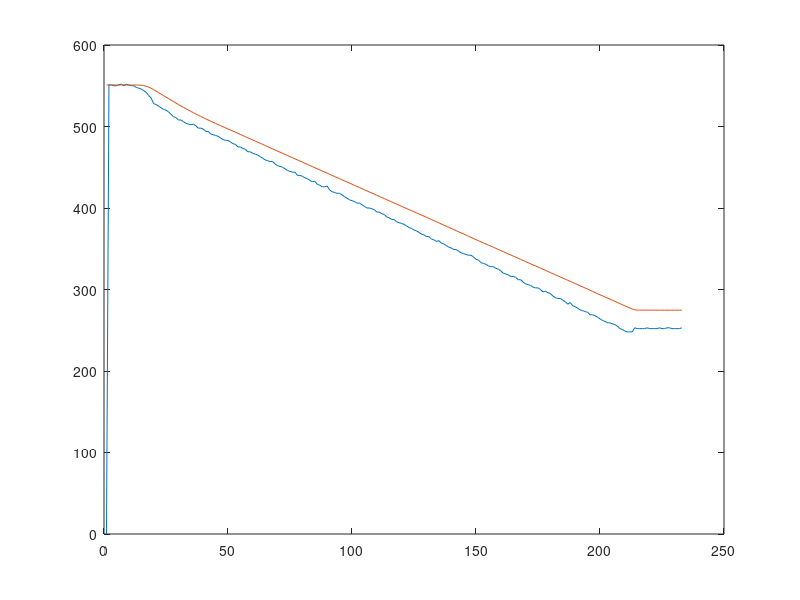

MATLAB code to generate this figure:
clear all;
load('Pump_test_3.mat');
data = ans;

Q = data(10,:);         %L/min
Q = (Q*100^3)/60;       %mm^3/s
height = data(8,:);     %mm
tank_area = data(11,1);

dt = 0.5;

height_model = -(1/tank_area)*cumsum(Q)*dt;
figure
plot(height);
hold on;
plot(height_model+height(3));

